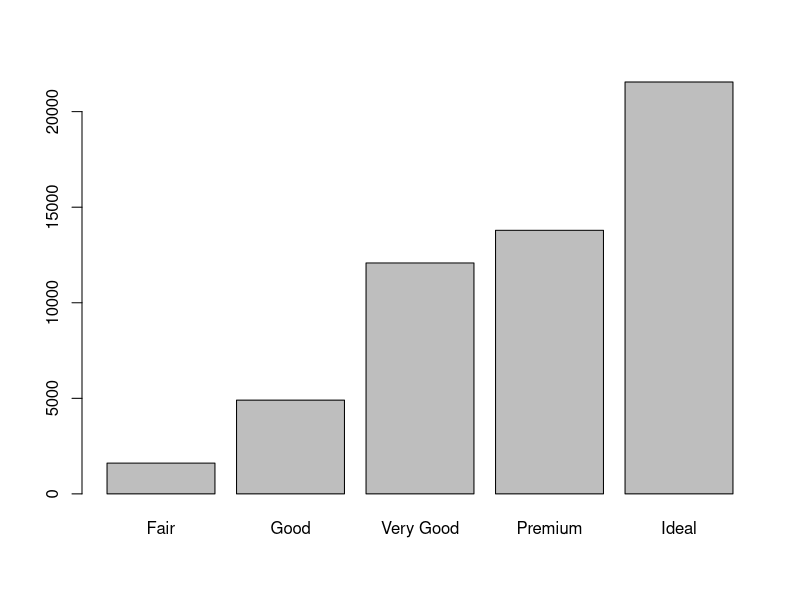
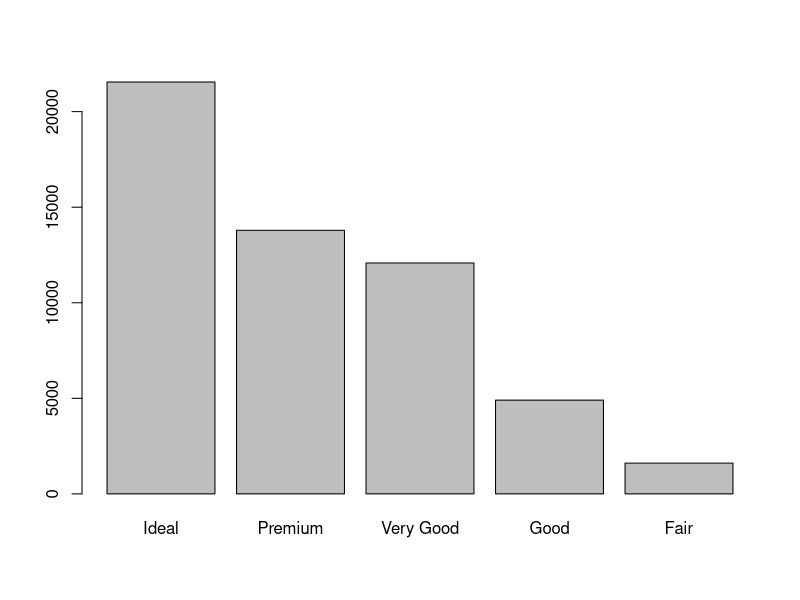
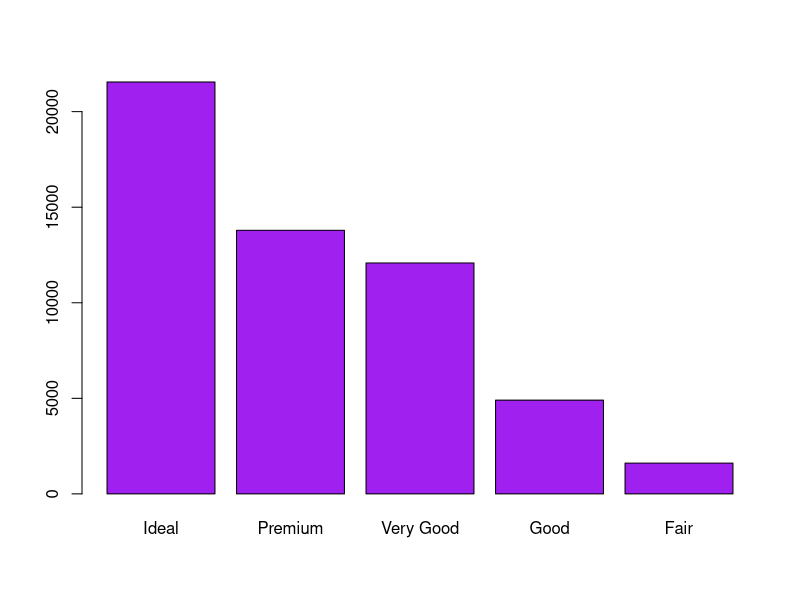
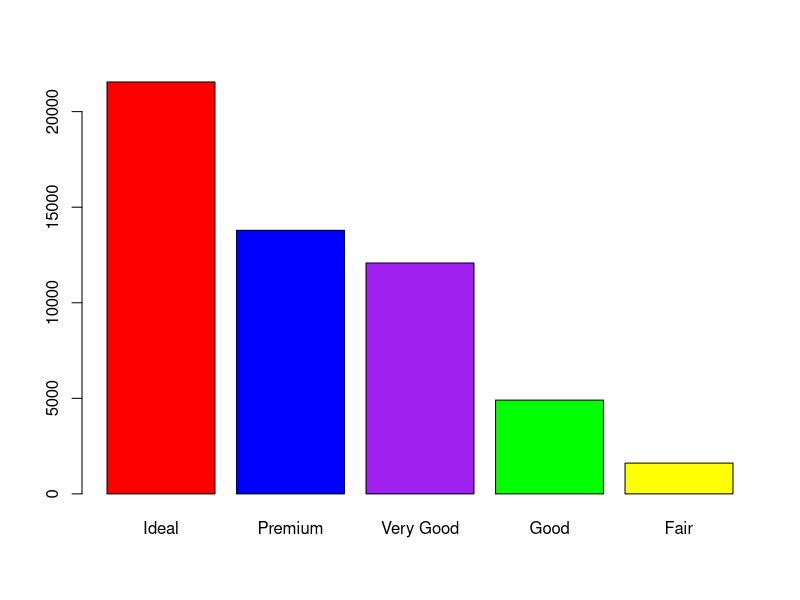
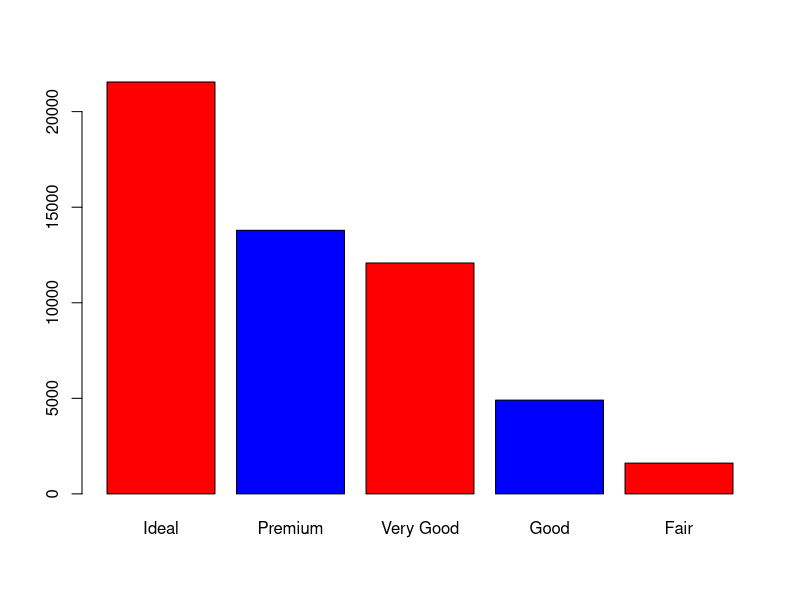
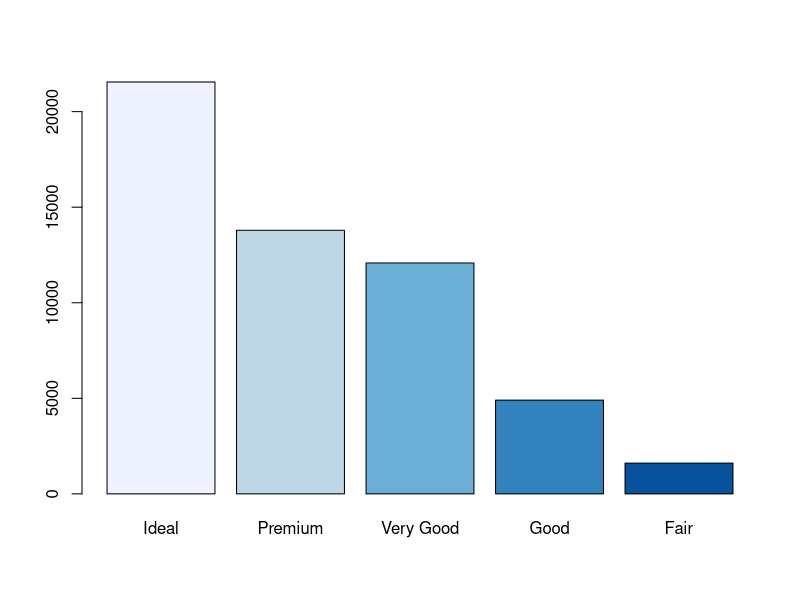
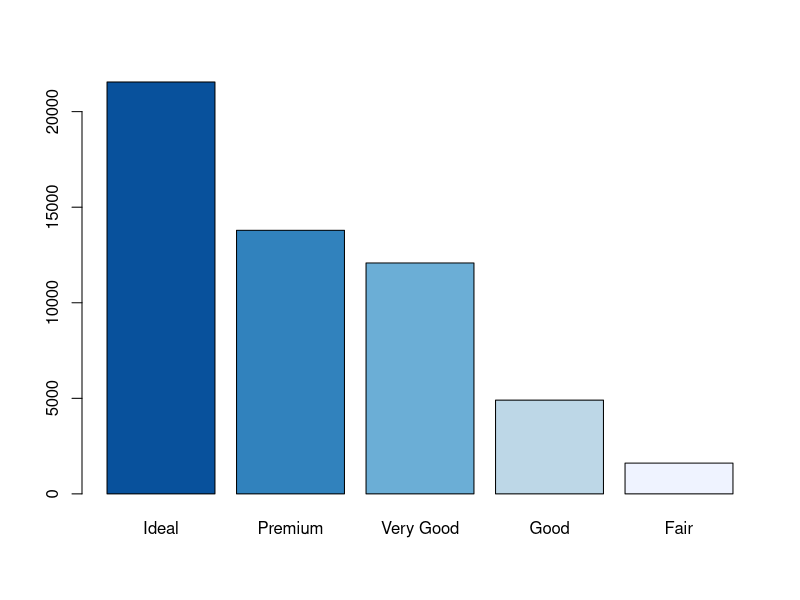
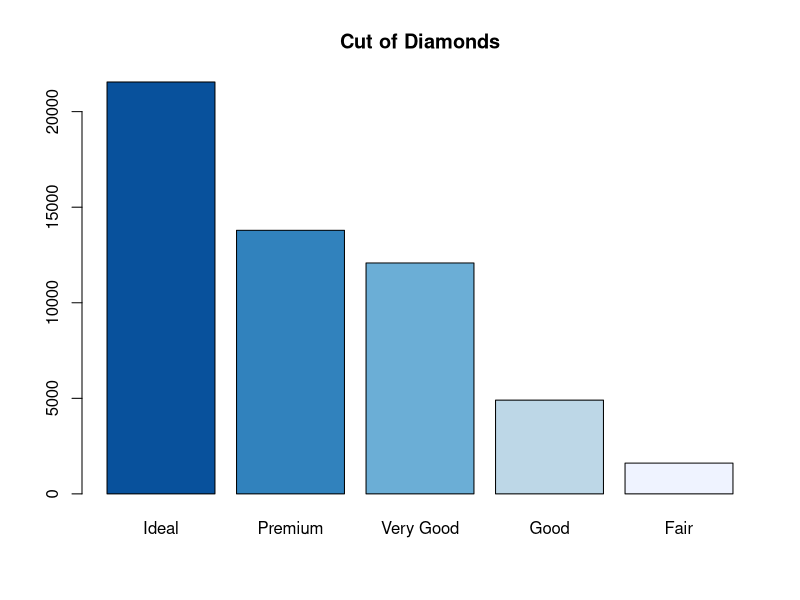

Reproduce these figures in R, in order.
# 참고자료 : 이부일 교수님 Youtube 강의

library(tidyverse)
library(RColorBrewer)
# 예제 데이터 : ggplot2::diamonds
# 질적 자료   : cut, color, clarity

# 1. 일변량 질적자료 분석
# 1.1 표 = 빈도표(Frequency Table)
# (1) 빈도(Frequency)
# (2) 백분율 (Percent)


# 1.2 그래프

# (1) 막대그래프
# barplot(frequency or percent)
barplot(table(diamonds$cut))
barplot(sort(table(diamonds$cut),decreasing = TRUE))

# col = color
barplot(sort(table(diamonds$cut),decreasing = TRUE),
        col="purple")
barplot(sort(table(diamonds$cut),decreasing = TRUE), 
        col=c("red","blue","purple","green","yellow"))
barplot(sort(table(diamonds$cut),decreasing = TRUE), 
        col=c("red","blue"))

color.palatte <- RColorBrewer::brewer.pal(n = 5, name = "Blues")
barplot(sort(table(diamonds$cut),decreasing = TRUE), 
        col=color.palatte)
barplot(sort(table(diamonds$cut),decreasing = TRUE), 
        col=sort(color.palatte, decreasing=FALSE))

# 차트의 제목 main = "title"        

barplot(sort(table(diamonds$cut),decreasing = TRUE), 
        col=sort(color.palatte, decreasing=FALSE),
        main = "Cut of Diamonds")

# x축 제목 : xlab = "x's axis title'
# xlab = xlabel 약자

barplot(sort(table(diamonds$cut),decreasing = TRUE), 
        col=sort(color.palatte, decreasing=FALSE),
        main = "Cut of Diamonds",
        ylab = "Frequency",
        xlab = "Cut")

# x축눈금 = xlim = c(min,max)
# xlim = ylimit의 약자
# horiz 입력시 x,y축 교환 필요
barplot(sort(table(diamonds$cut),decreasing = FALSE), 
        col=sort(color.palatte, decreasing=FALSE),
        main = "Cut of Diamonds",
        xlab = "Frequency",
        ylab = "Cut",
        xlim = c(0,25000),
        horiz = TRUE)


        
